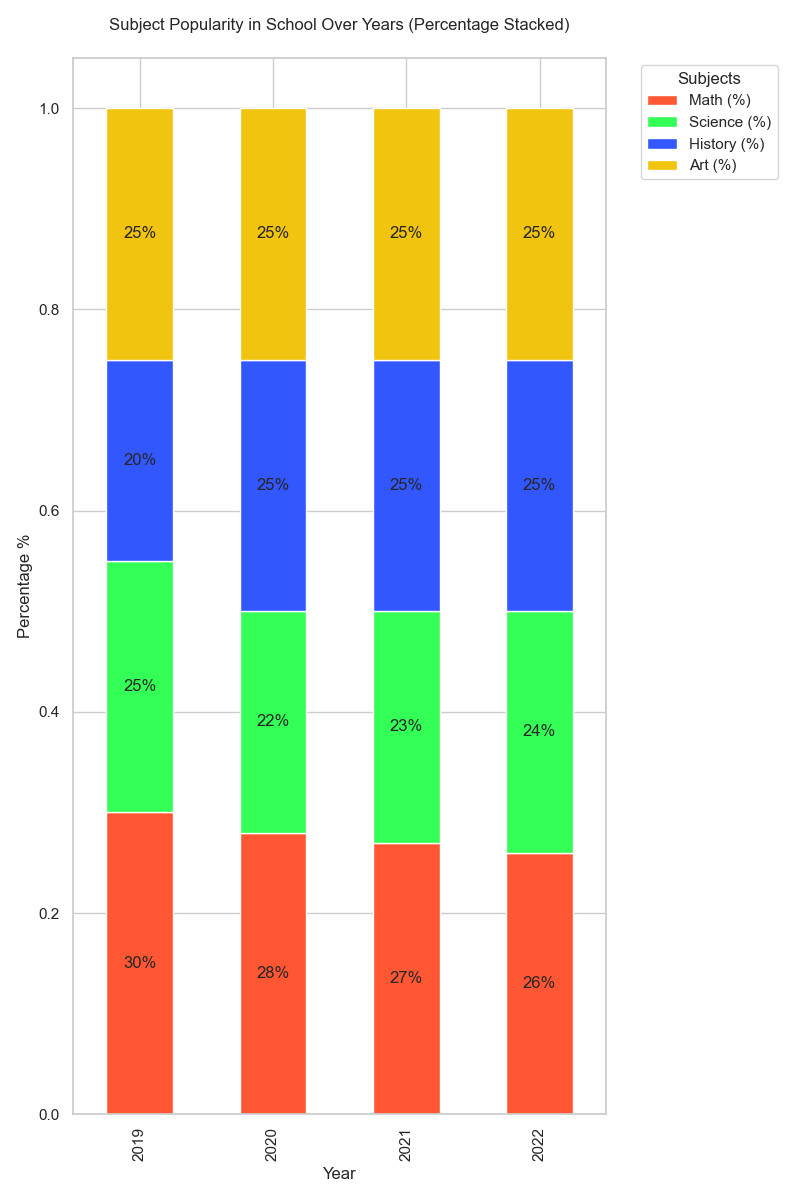

Generate this figure with Python:

import seaborn as sns
import matplotlib.pyplot as plt
import pandas as pd

data = [
    {'Year': 2019, 'Math (%)': 30, 'Science (%)': 25, 'History (%)': 20, 'Art (%)': 25},
    {'Year': 2020, 'Math (%)': 28, 'Science (%)': 22, 'History (%)': 25, 'Art (%)': 25},
    {'Year': 2021, 'Math (%)': 27, 'Science (%)': 23, 'History (%)': 25, 'Art (%)': 25},
    {'Year': 2022, 'Math (%)': 26, 'Science (%)': 24, 'History (%)': 25, 'Art (%)': 25}
]
df = pd.DataFrame(data)
df.set_index('Year', inplace=True)
df_percent = df.div(df.sum(axis=1), axis=0)

fig, ax = plt.subplots(figsize=(8, 12))
df_percent.plot(kind='bar', stacked=True, color=['#FF5733', '#33FF57', '#3357FF', '#F1C40F'], ax=ax, width=0.5)

plt.title('Subject Popularity in School Over Years (Percentage Stacked)', pad=20)
plt.xlabel('Year')
plt.ylabel('Percentage %')

for p in ax.patches:
    width = p.get_width()
    height = p.get_height()
    x, y = p.get_xy() 
    if height > 0:
        ax.text(x + width / 2, 
                y + height / 2, 
                '{:.0%}'.format(height), 
                horizontalalignment='center', 
                verticalalignment='center')

plt.legend(title='Subjects', bbox_to_anchor=(1.05, 1), loc='upper left')

plt.tight_layout()
plt.show()
